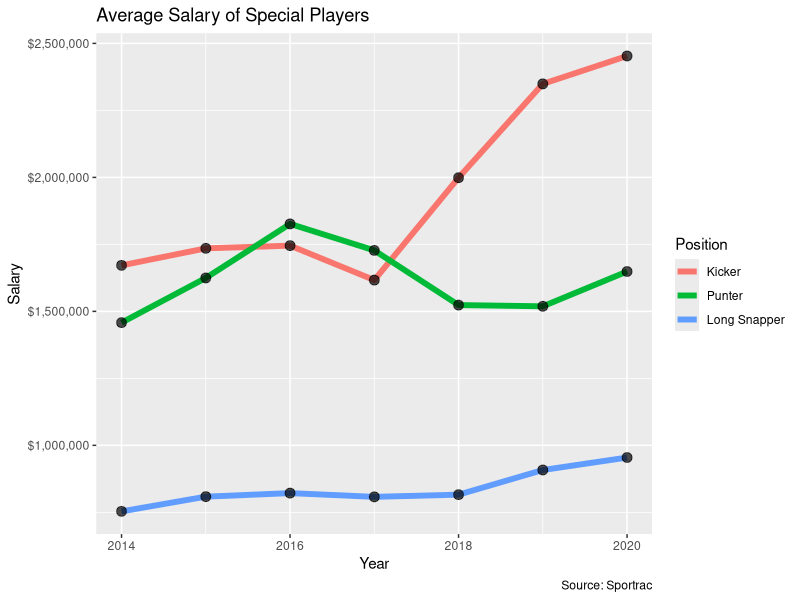

Here is the R script that generated this plot:
library(readxl)
library(tidyverse)
library(scales)
NFL_Special_plot <- read_excel("NFL5.xlsx")
NFL_Special_plot$Position = factor(NFL_Special_plot$Position, labels = c("Kicker", "Punter", "Long Snapper") ,levels = c("K", "P", "LS"))
NFL_Special_plot <- NFL_Special_plot |>
  ggplot(aes(x = Year, y = `Average Salary`, color = Position)) + 
  geom_line(size = 2) + geom_point(alpha = 0.7, size =3, color = "Black") +
  scale_y_continuous(labels=scales::dollar_format()) + 
  labs(title = "Average Salary of Special Players",
       y = "Salary", fill = "Position",
       caption = "Source: Sportrac")

write_rds(NFL_Special_plot, "NFL_Special_plot.rds")
